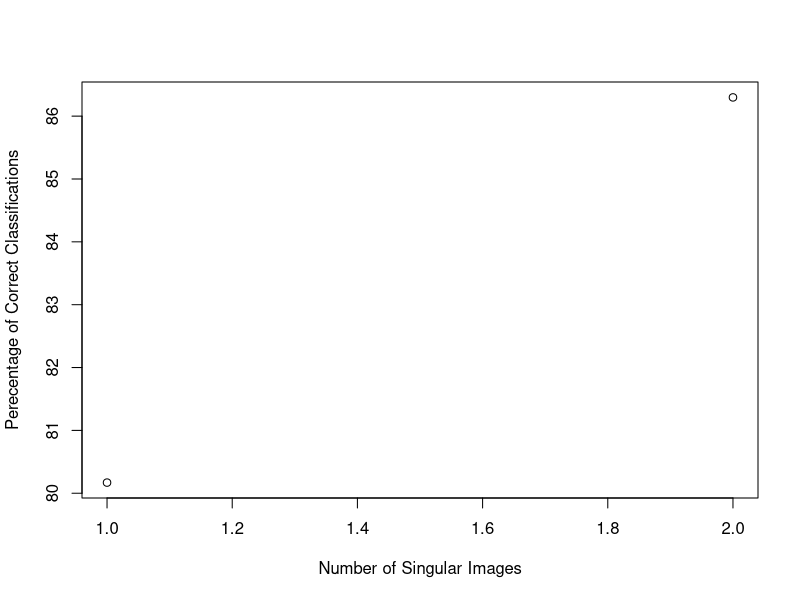

The R source for this figure:
## ---- chunk 1
knitr::opts_chunk$set(echo = TRUE)
library(MASS)
library(knitr)
library(dplyr)
library(kableExtra)
## ---- chunk 2

# Reading from csv file of trainInput to a dataframe and then conversion to matrix for transposing
trainInput.df=read.csv("trainInput.csv",header=FALSE)
trainInput=t(as.matrix(sapply(trainInput.df, as.numeric))) 

# Reading from csv file of trainOutput to a dataframe and then conversion to matrix
trainOutput.df=read.csv("trainOutput.csv",header=FALSE)
trainOutput=as.matrix(sapply(trainOutput.df, as.numeric))

# Reading from csv file of testInput to a dataframe and then conversion to matrix for transposing
testInput.df=read.csv("testInput.csv",header=FALSE)
testInput=t(as.matrix(sapply(testInput.df, as.numeric))) 

# Reading from csv file of testOutput to a dataframe and then conversion to matrix
testOutput.df=read.csv("testOutput.csv",header=FALSE)
testOutput=as.matrix(sapply(testOutput.df, as.numeric)) 

## ---- chunk 3
#Extracting of any row in trainInput matrix that it's corresponding row in trainOutput matrix equals with desired digit, making matrices from them and finally preparing a list of these 10 matrices as A
n=1:10      #n is an index that is digit+1
A=lapply(n,function(n) trainInput[trainOutput[,1]== n-1,])

#Extracting of any row in testInput matrix that it's corresponding row in testOutput matrix equals with desired digit, making matrices from them and finally preparing a list of these 10 matrices as B
B=lapply(n,function(n) testInput[testOutput[,1]== n-1,])
## ---- chunk 4
# SVD for A matrix of each digit and calculation of first 20 right singular vectors as singular images

OCCR_Percentage <- function(number.of.singular.images){
  #We would make a 3D array that consists 10 matrices that each matrix is first desired number of singular images    of each digit                                                      
  V=array(c(rep(0,256*number.of.singular.images*10)),dim=c(256,number.of.singular.images,10)) 
  #First we find Singular Value Decomposition of A matrix of each digit and then will consider first 20 right    singular vectors as an orthonormal basis for row of A that are training Inputs
  V[,,n]=sapply(n,function(n) svd(A[[n]])$v[1:256,1:number.of.singular.images])
  #Definition of Confusion Matrix
  Confusion.Matrix=matrix(rep(0,100),nrow=10)
  #Iterating on 10 test datsets of 10 digits
  for (digit in 0:9){                                   
    #Iterating on test sets of desired digit
    for (index in 1:nrow(B[[digit+1]])) {               
       #Conversion of row of test dataset of desired digit to a matrix
       b=matrix(B[[digit+1]][index,1:256],nrow=256)
        #Vector of distances between test dataset and span of singular images of each digit
       er=vector() 
       #Calculation of distances of each testset to 10 spans
       er=lapply(n,function(n) norm(b-V[1:256,1:number.of.singular.images,n]%*%ginv(V[1:256,1:number.of.singular.images,n])%*%b,'2'))
       #Updating Confusion Matrix
       Confusion.Matrix[digit+1,which.min(er)]= Confusion.Matrix[digit+1,which.min(er)]+1
    }
  }
  
  #finding true classifications for each digit and total true classifications
  true.classifications= apply(Confusion.Matrix,1,max)
  total.true.classifications=sum(true.classifications)
  
  #finding false classifications for each digit and total false classifications
  false.classifications= apply(Confusion.Matrix,1,sum)-true.classifications
  total.false.classifications=sum(false.classifications)
  
  #finding correct classification percentage for each digit and total correct classification percentage
  correct.classification.rate=100*true.classifications/(true.classifications+false.classifications)
  total.correct.classification.rate=  100*total.true.classifications/(total.true.classifications+total.false.classifications)
  
  #Column binding of above results with Confusion Matrix
  Confusion.Matrix=cbind(Confusion.Matrix , true.classifications,false.classifications,correct.classification.rate)
  
  #Conversion of Confusion Matrix to a dataframe for easy manipulation and printing
  Confusion.df=data.frame(Confusion.Matrix)
  #Addition of a Total row to Confusion dataframe
  total=list('_','_','_','_','_','_','_','_','_','_',total.true.classifications,total.false.classifications,total.correct.classification.rate)
  Confusion.df[11,]=total
  
  #Setting of row names and column names
  colnames(Confusion.df)=c('"0"','"1"','"2"','"3"','"4"','"5"','"6"','"7"','"8"','"9"',"True      Classifications","False Classifications","Classification Rate %")
  rownames(Confusion.df)=c('"0"','"1"','"2"','"3"','"4"','"5"','"6"','"7"','"8"','"9"','Total')
  
  #Returning Confusion dataframe
  return(Confusion.df)
}
## ---- chunk 5
#Running function for 20 singular images
result=OCCR_Percentage(50)

#Table Printing
result %>% 
  kable(digits=2,format="html") %>%
  kable_styling() %>%
  column_spec(1, bold=T) %>%
  column_spec(14, bold=T,color='blue') %>%
  row_spec(11,bold=T,color = 'red')
  
cat("Overall correct classification rate is:",round(result[11,13],2),"%")
## ---- chunk 6
num.singular.images=1:2
num.OCCR=lapply(lapply(num.singular.images,OCCR_Percentage),function(x) x[11,13])
plot(num.singular.images,num.OCCR,type='p',xlab="Number of Singular Images",ylab="Perecentage of Correct Classifications")
  
